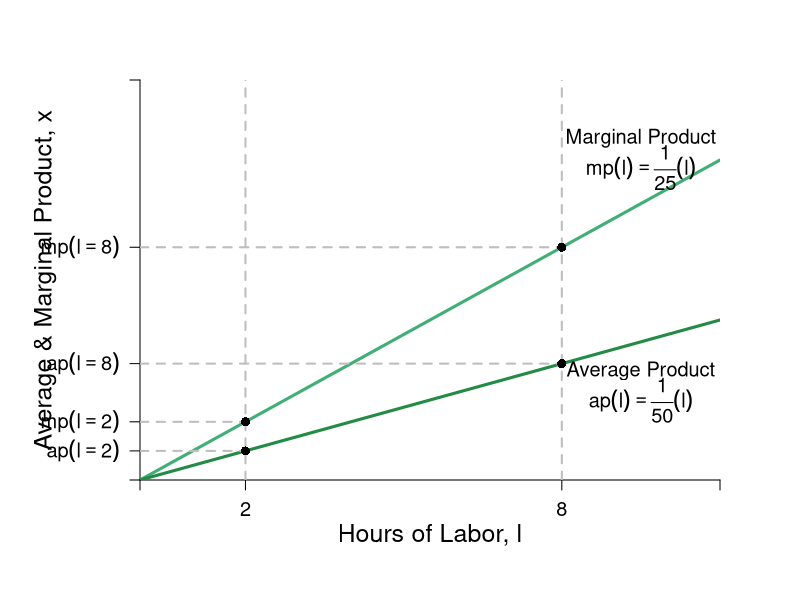

Source code (R):
require(shape)
pdf(file = "bfh-textbook/indmarketdemand/production_irs_apmp.pdf", width = 9, height = 7)

#Set parameters for graphics
axislabelsize <- 1.5
graphlabelsize <- 1.2
graphlinewidth <- 3
segmentlinewidth <- 2

COL <- c("#7fc97f", "#beaed4", "#fdc086", "#ffff99", "#386cb0", "#f0027f", "#bf5b17", "#666666")
COLA <- c("#99d8c9","#66c2a4","#41ae76", "#238b45", "#005824")
COLB <- c("#4eb3d3", "#2b8cbe", "#0868ac","#084081")

#Edited the margins to cater for the larger LHS labels
par(mar =  c(6, 7, 4, 4))


prodFn <- function(l, alpha = 2, k = 0.02) {
  k*l^alpha
}

MprodFn <- function(l, alpha = 2, k = 0.02) {
  k*alpha*l^(alpha - 1)
}

AprodFn <- function(l, alpha = 2, k = 0.02) {
  k*l^(alpha - 1)
}

Mpline <- function(l, constant = 0.3181472, slope = 0.125){
  constant + slope*l
}

xlims <- c(0, 11)
ylims <- c(0, 0.55)

npts <- 501 
x <- seq(xlims[1], xlims[2], length.out = npts)
y <- seq(ylims[1], ylims[2], length.out = npts) 
a <- c(13, 15, 17)

plot(0, 0, xlim = xlims, ylim = ylims, type = "n",
     xlab = expression(paste("")),
     ylab = expression(paste("")), 
     xaxt = "n", 
     yaxt = "n", 
     #cex.lab = 1.5, 
     #cex.axis = 0.8, 
     bty = "n",
     xaxs="i", 
     yaxs="i")

# ticksy <- seq(from = 0, to = ylims[2], by = 0.25)
# ylabels <- seq(from = 0, to = ylims[2], by = 0.25)
# ticksx <- seq(from = 0, to = xlims[2], by = 1)
# xlabels <- seq(from = 0, to = xlims[2], by = 1)
ticksy <- c(0, AprodFn(l = 2, k = 0.02, alpha = 2), MprodFn(l = 2, k = 0.02, alpha = 2), AprodFn(l = 8, k = 0.02, alpha = 2), MprodFn(l = 8, k = 0.02, alpha = 2), ylims[2])
ylabels <- c(NA, expression(paste(ap(l==2))), expression(paste(mp(l==2))), expression(paste(ap(l==8))), expression(paste(mp(l==8))), NA)
ticksx <- c(0, 2, 8, xlims[2])
xlabels <- c(NA, 2, 8, NA)

axis(1, at = ticksx, pos = 0, labels = xlabels, cex.axis = graphlabelsize)
axis(2, at = ticksy, pos = 0, labels = ylabels, las = 1, cex.axis = graphlabelsize)

npts <- 500 
xx1 <- seq(xlims[1], xlims[2], length.out = npts)

xx3 <- seq(1, 3, length.out = npts)
xx4 <- seq(5, 7, length.out = npts)

#lines(xx1, prodFn(xx1, alpha = 2, k = 0.02), col = COLB[4], lwd = graphlinewidth)
lines(xx1, MprodFn(xx1, alpha = 2, k = 0.02), col = COLA[3], lwd = graphlinewidth)
lines(xx1, AprodFn(xx1, alpha = 2, k = 0.02), col = COLA[4], lwd = graphlinewidth)
#lines(xx3, Mpline(xx3, constant = prodFn(l = 2, k = 0.02, alpha = 2) - 2*MprodFn(l = 2, k = 0.02, alpha = 2), slope = MprodFn(l = 2, k = 0.02, alpha = 2)), col = "gray", lty = 2, lwd = graphlinewidth)
#lines(xx4, Mpline(xx4, constant = prodFn(l = 8, k = 0.02, alpha = 2) - 6*MprodFn(l = 8, k = 0.02, alpha = 2), slope = MprodFn(l = 8, k = 0.02)), col = "gray", lty = 2, lwd = graphlinewidth)

#Axis Labels
mtext(expression(paste("Hours of Labor, ", l)), side = 1, line = 2.5, cex = axislabelsize)
text(-1.8, 0.5*ylims[2], expression(paste("Average & Marginal Product, ", x)), xpd = TRUE, cex = axislabelsize, srt = 90) 

#Margin
#segments(0, MprodFn(l = 8, k = 0.02, alpha = 2), 6, MprodFn(l = 8, k = 0.02, alpha = 2), lty = 2, col = "gray" , lwd = segmentlinewidth)
#segments(6, 0, 6, MprodFn(l = 8, k = 0.02, alpha = 2), lty = 2, col = "gray" , lwd = segmentlinewidth)
segments(8, 0, 8, ylims[2], lty = 2, col = "gray" , lwd = segmentlinewidth)
segments(0, MprodFn(l = 8, k = 0.02), 8, MprodFn(l = 8, k = 0.02), lty = 2, col = "gray" , lwd = segmentlinewidth)
segments(0, AprodFn(l = 8, k = 0.02), 8, AprodFn(l = 8, k = 0.02), lty = 2, col = "gray" , lwd = segmentlinewidth)
points(8, MprodFn(l = 8, k = 0.02), pch = 16, col = "black", cex = 1.2)
points(8, AprodFn(l = 8, k = 0.02), pch = 16, col = "black", cex = 1.2)
segments(2, 0, 2, ylims[2], lty = 2, col = "gray" , lwd = segmentlinewidth)
segments(0, MprodFn(l = 2, k = 0.02), 2, MprodFn(l = 2, k = 0.02), lty = 2, col = "gray" , lwd = segmentlinewidth)
segments(0, AprodFn(l = 2, k = 0.02), 2, AprodFn(l = 2, k = 0.02), lty = 2, col = "gray" , lwd = segmentlinewidth)
points(2, MprodFn(l = 2, k = 0.02), pch = 16, col = "black", cex = 1.2)
points(2, AprodFn(l = 2, k = 0.02), pch = 16, col = "black", cex = 1.2)

#Average
#segments(0, AprodFn(l = 2, k = 0.02, alpha = 2), 2, AprodFn(l = 2, k = 0.02, alpha = 2), lty = 2, col = "gray" , lwd = segmentlinewidth)
#segments(2, 0, 2, AprodFn(l = 2, k = 0.02, alpha = 2), lty = 2, col = "gray" , lwd = segmentlinewidth)
#segments(0, 0, 2, AprodFn(l = 2, k = 0.02, alpha = 2), lty = 2, col = COLB[4] , lwd = segmentlinewidth)
#points(2, AprodFn(l = 2, k = 0.02, alpha = 2), pch = 16, col = "black", cex = 1.5)


#Label the iso-welfare functions for the HG, Aisha
text(8.2, 1.1, expression(paste("Total Product")))
text(8.2, 1, expression(x == frac(1,50)*(l)^2))


#Marginal Product
#text(6, 0.1, expression(paste("Slope of tangent line")))
text(9.5, MprodFn(l = 9.5, k = 0.02, alpha = 2) + 0.09, expression(paste("Marginal Product")), cex = graphlabelsize)
text(9.5, MprodFn(l = 9.5, k = 0.02, alpha = 2) + 0.05, expression(paste(mp(l) == frac(1,25)*(l) )), cex = graphlabelsize)
#Arrows(4.7, 0.075, 2.3, 0.075, col = "black", lty = 1, lwd = 2, arr.type = "triangle", arr.lwd = 0.5)
#Arrows(6, 0.13, 6, 0.67, col = "black", lty = 1, lwd = 2, arr.type = "triangle", arr.lwd = 0.5)

#Average Product
text(9.5, AprodFn(l = 9.5, k = 0.02, alpha = 2) - 0.04, expression(paste("Average Product")), cex = graphlabelsize)
text(9.5, AprodFn(l = 9.5, k = 0.02, alpha = 2) - 0.08, expression(paste(ap(l) == frac(1,50)*(l) )), cex = graphlabelsize)
#Arrows(1.5, prodFn(l = 8, k = 0.02, alpha = 2) - 0.175, 1.5, prodFn(l = 2, k = 0.02, alpha = 2) + 0.01 , col = "black", lty = 1, lwd = 2, arr.type = "triangle", arr.lwd = 0.5)
#Arrows(2.8, prodFn(l = 8, k = 0.02, alpha = 2) - 0.125, 4.75, prodFn(l = 8, k = 0.02, alpha = 2) - 0.125, col = "black", lty = 1, lwd = 2, arr.type = "triangle", arr.lwd = 0.5)



dev.off()
